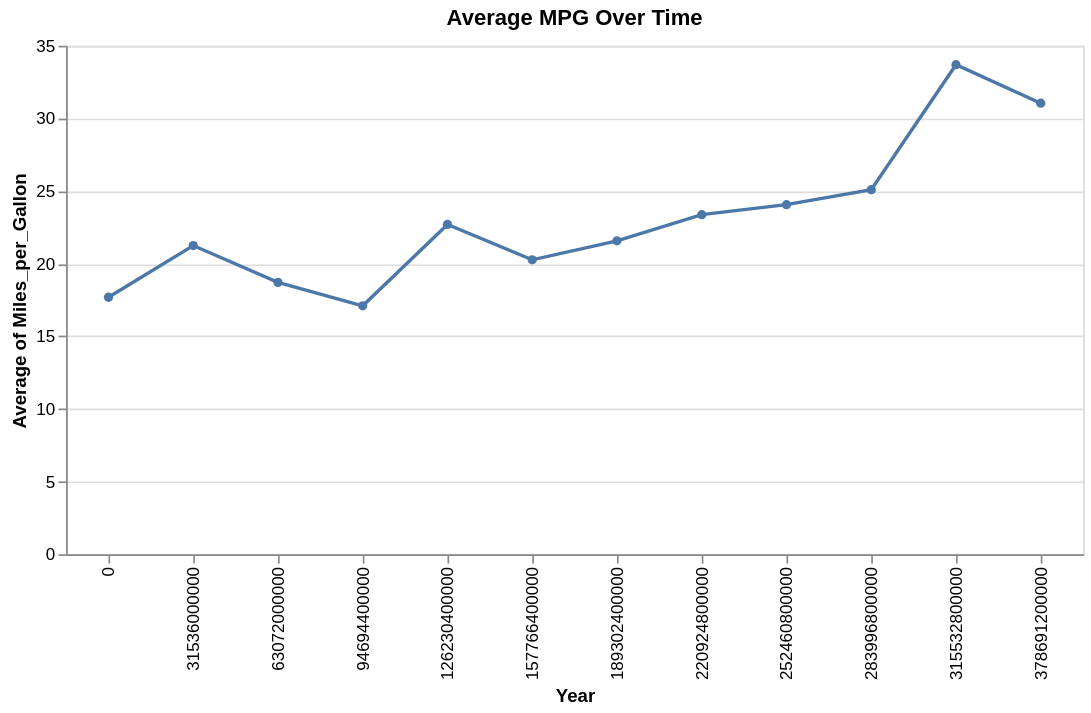

Notebook code for this chart:
### Code cell
# Example 2: Line chart
# Average MPG over time

line_chart = alt.Chart(cars).mark_line(point=True).encode(
    x='Year:O',  # ':O' specifies ordinal (categorical) data type
    y='average(Miles_per_Gallon)',  # Aggregate function
    tooltip=['Year', 'average(Miles_per_Gallon)']
).properties(
    title='Average MPG Over Time',
    width=600
)

line_chart

### Figure 1 — Vega-Lite specification as saved in the notebook (floating-point values rounded to 4 significant figures; data arrays with more than 128 entries replaced by an {"elided": "..."} marker saying what was removed)
{"config": {"view": {"continuousWidth": 300, "continuousHeight": 300}}, "data": {"name": "data-583e73726c1545c56c203344161a975c"}, "mark": {"type": "line", "point": true}, "encoding": {"tooltip": [{"field": "Year", "type": "temporal"}, {"aggregate": "average", "field": "Miles_per_Gallon", "type": "quantitative"}], "x": {"field": "Year", "type": "ordinal"}, "y": {"aggregate": "average", "field": "Miles_per_Gallon", "type": "quantitative"}}, "title": "Average MPG Over Time", "width": 600, "$schema": "https://vega.github.io/schema/vega-lite/v5.20.1.json", "datasets": {"data-583e73726c1545c56c203344161a975c": {"elided": "406 records"}}}
